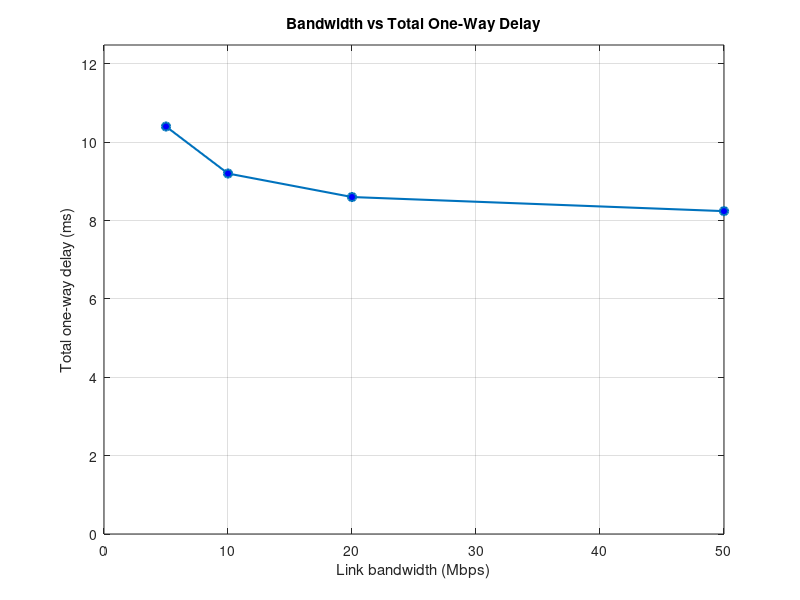

MATLAB code for this plot:
%% Q2 - Transmission, Propagation and Total Delay
clear; clc; close all;

pktBytes   = 1500;
bw_Mbps    = 10;
dist_km    = 1200;
propSpeed  = 2e8;       % m/s
procDelay  = 2e-3;      % s (sender + receiver combined)

% 1. Packet size in bits
pktBits = pktBytes * 8;

% 2. Transmission delay
Ttrans = pktBits / (bw_Mbps * 1e6);

% 3. Propagation delay
dist_m = dist_km * 1000;
Tprop  = dist_m / propSpeed;

% 4. Total one-way delay
Ttotal = Ttrans + Tprop + procDelay;

fprintf('Packet size         : %d bytes = %d bits\n', pktBytes, pktBits);
fprintf('Transmission delay  : %.6f s = %.3f ms\n', Ttrans, Ttrans*1e3);
fprintf('Link distance       : %.0f km = %.0f m\n', dist_km, dist_m);
fprintf('Propagation delay   : %.6f s = %.3f ms\n', Tprop, Tprop*1e3);
fprintf('Processing delay    : %.3f ms\n', procDelay*1e3);
fprintf('Total one-way delay : %.3f ms\n\n', Ttotal*1e3);

% 5. Vary bandwidth
bwList = [5 10 20 50];
Tt = pktBits ./ (bwList * 1e6);
Tot = Tt + Tprop + procDelay;

fprintf('%-16s %-18s %-18s %-18s %-18s\n', 'Bandwidth(Mbps)', 'Transmission(ms)', 'Propagation(ms)', 'Processing(ms)', 'Total(ms)');
for k = 1:numel(bwList)
    fprintf('%-16d %-18.3f %-18.3f %-18.3f %-18.3f\n', bwList(k), Tt(k)*1e3, Tprop*1e3, procDelay*1e3, Tot(k)*1e3);
end

% 6. Plot
figure;
plot(bwList, Tot*1e3, '-o', 'LineWidth', 1.5, 'MarkerFaceColor', 'b');
grid on;
title('Bandwidth vs Total One-Way Delay');
xlabel('Link bandwidth (Mbps)');
ylabel('Total one-way delay (ms)');
ylim([0, max(Tot*1e3)*1.2]);

fprintf('\nInterpretation: raising bandwidth only shrinks the transmission delay.\n');
fprintf('Propagation delay (distance / signal speed) and processing delay do not depend\n');
fprintf('on bandwidth, so the total delay levels off at their sum and never reaches zero.\n');
